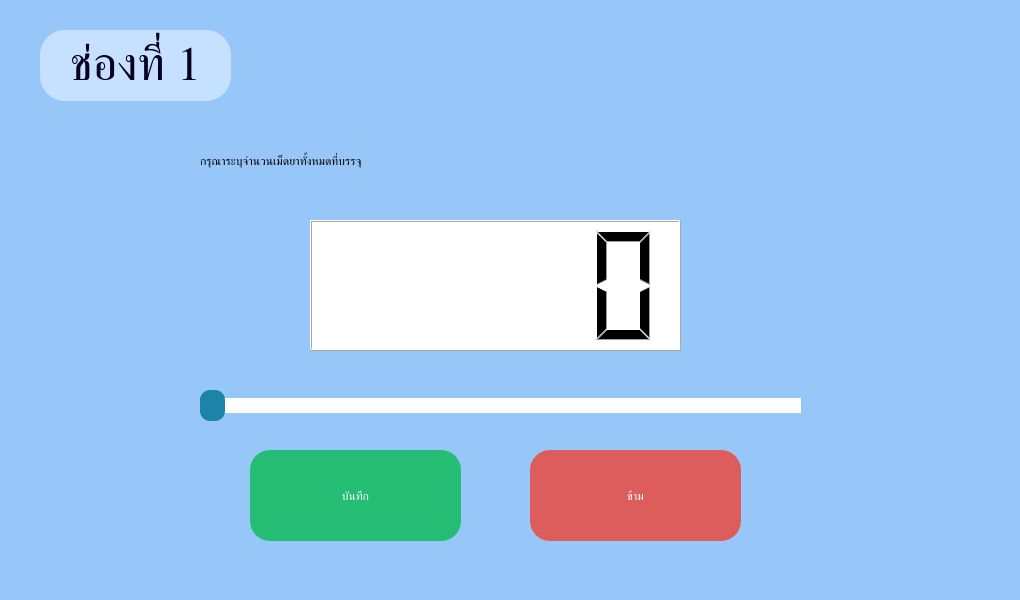
<?xml version="1.0" encoding="UTF-8"?>
<ui version="4.0">
 <class>background_total_pills</class>
 <widget class="QDialog" name="background_total_pills">
  <property name="geometry">
   <rect>
    <x>0</x>
    <y>0</y>
    <width>1020</width>
    <height>600</height>
   </rect>
  </property>
  <property name="font">
   <font>
    <weight>50</weight>
    <bold>false</bold>
   </font>
  </property>
  <property name="windowTitle">
   <string>Dialog</string>
  </property>
  <property name="styleSheet">
   <string notr="true">QWidget#background_total_pills{
background-color: #97C7F9}</string>
  </property>
  <widget class="QLabel" name="no_channel">
   <property name="geometry">
    <rect>
     <x>40</x>
     <y>30</y>
     <width>191</width>
     <height>71</height>
    </rect>
   </property>
   <property name="font">
    <font>
     <family>JasmineUPC</family>
     <pointsize>36</pointsize>
     <weight>9</weight>
     <italic>false</italic>
     <bold>false</bold>
    </font>
   </property>
   <property name="styleSheet">
    <string notr="true">background-color: #C5E1FF;
font: 75 36pt &quot;JasmineUPC&quot;;
border-radius: 25px;
color: #070021;
</string>
   </property>
   <property name="text">
    <string>ช่องที่ 1</string>
   </property>
   <property name="alignment">
    <set>Qt::AlignCenter</set>
   </property>
  </widget>
  <widget class="QLabel" name="text_question_inputting_total_pills">
   <property name="geometry">
    <rect>
     <x>200</x>
     <y>120</y>
     <width>841</width>
     <height>81</height>
    </rect>
   </property>
   <property name="styleSheet">
    <string notr="true">font: 34pt &quot;JasmineUPC&quot;;</string>
   </property>
   <property name="text">
    <string>กรุณาระบุจำนวนเม็ดยาทั้งหมดที่บรรจุ</string>
   </property>
  </widget>
  <widget class="QLCDNumber" name="lcdNumber">
   <property name="geometry">
    <rect>
     <x>310</x>
     <y>220</y>
     <width>371</width>
     <height>131</height>
    </rect>
   </property>
   <property name="styleSheet">
    <string notr="true">background-color: #ffffff;</string>
   </property>
  </widget>
  <widget class="QSlider" name="slider_total_pills">
   <property name="geometry">
    <rect>
     <x>200</x>
     <y>390</y>
     <width>601</width>
     <height>31</height>
    </rect>
   </property>
   <property name="styleSheet">
    <string notr="true">QSlider{
border-radius: 10px ;
}

QSlider::groove:horizontal{
border: 10px ;
height: 15px;
background: #1C84A9;
}

QSlider::handle:horizontal{
background: #1C84A9;
border: 10px ;
width: 25px;
margin: -8px 0;
border-radius: 10px;
}
QSlider::add-page:horizontal{
background-color: white;
border: 10px;
}</string>
   </property>
   <property name="sliderPosition">
    <number>0</number>
   </property>
   <property name="orientation">
    <enum>Qt::Horizontal</enum>
   </property>
  </widget>
  <widget class="QToolButton" name="button_save_total_pills">
   <property name="geometry">
    <rect>
     <x>250</x>
     <y>450</y>
     <width>211</width>
     <height>91</height>
    </rect>
   </property>
   <property name="styleSheet">
    <string notr="true">font: 75 36pt &quot;JasmineUPC&quot;;
background-color:#24BD73;
color: #ffffff;
border-radius:20px;</string>
   </property>
   <property name="text">
    <string>บันทึก</string>
   </property>
  </widget>
  <widget class="QToolButton" name="button_skip_total_pills">
   <property name="geometry">
    <rect>
     <x>530</x>
     <y>450</y>
     <width>211</width>
     <height>91</height>
    </rect>
   </property>
   <property name="styleSheet">
    <string notr="true">font: 75 36pt &quot;JasmineUPC&quot;;
background-color:#DD5D5D;
color: #ffffff;
border-radius:20px;</string>
   </property>
   <property name="text">
    <string>ข้าม</string>
   </property>
  </widget>
 </widget>
 <resources/>
 <connections/>
</ui>
